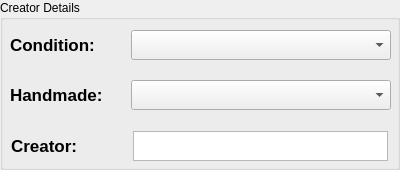
                      <widget class="QGroupBox" name="creator_group_box">
                       <property name="title">
                        <string>Creator Details</string>
                       </property>
                       <widget class="QWidget" name="verticalLayoutWidget_7">
                        <property name="geometry">
                         <rect>
                          <x>10</x>
                          <y>30</y>
                          <width>381</width>
                          <height>131</height>
                         </rect>
                        </property>
                        <layout class="QVBoxLayout" name="verticalLayout_8">
                         <item>
                          <layout class="QHBoxLayout" name="cond_hor_layout">
                           <item>
                            <widget class="QLabel" name="condition_label">
                             <property name="maximumSize">
                              <size>
                               <width>115</width>
                               <height>30</height>
                              </size>
                             </property>
                             <property name="font">
                              <font>
                               <pointsize>13</pointsize>
                               <weight>75</weight>
                               <bold>true</bold>
                              </font>
                             </property>
                             <property name="text">
                              <string>Condition:</string>
                             </property>
                            </widget>
                           </item>
                           <item>
                            <widget class="QComboBox" name="condition_combo_box">
                             <property name="maximumSize">
                              <size>
                               <width>260</width>
                               <height>30</height>
                              </size>
                             </property>
                             <property name="font">
                              <font>
                               <pointsize>14</pointsize>
                              </font>
                             </property>
                            </widget>
                           </item>
                          </layout>
                         </item>
                         <item>
                          <spacer name="verticalSpacer">
                           <property name="orientation">
                            <enum>Qt::Vertical</enum>
                           </property>
                           <property name="sizeHint" stdset="0">
                            <size>
                             <width>20</width>
                             <height>40</height>
                            </size>
                           </property>
                          </spacer>
                         </item>
                         <item>
                          <layout class="QHBoxLayout" name="handmade_hor_layout">
                           <item>
                            <widget class="QLabel" name="handmade_label">
                             <property name="maximumSize">
                              <size>
                               <width>115</width>
                               <height>30</height>
                              </size>
                             </property>
                             <property name="font">
                              <font>
                               <pointsize>13</pointsize>
                               <weight>75</weight>
                               <bold>true</bold>
                              </font>
                             </property>
                             <property name="text">
                              <string>Handmade:</string>
                             </property>
                            </widget>
                           </item>
                           <item>
                            <widget class="QComboBox" name="handmade_combo_box">
                             <property name="minimumSize">
                              <size>
                               <width>0</width>
                               <height>30</height>
                              </size>
                             </property>
                             <property name="maximumSize">
                              <size>
                               <width>260</width>
                               <height>30</height>
                              </size>
                             </property>
                             <property name="font">
                              <font>
                               <pointsize>14</pointsize>
                              </font>
                             </property>
                            </widget>
                           </item>
                          </layout>
                         </item>
                         <item>
                          <spacer name="verticalSpacer_2">
                           <property name="orientation">
                            <enum>Qt::Vertical</enum>
                           </property>
                           <property name="sizeHint" stdset="0">
                            <size>
                             <width>20</width>
                             <height>40</height>
                            </size>
                           </property>
                          </spacer>
                         </item>
                         <item>
                          <layout class="QHBoxLayout" name="manuf_hor_layout">
                           <item>
                            <widget class="QLabel" name="manuf_label">
                             <property name="maximumSize">
                              <size>
                               <width>115</width>
                               <height>30</height>
                              </size>
                             </property>
                             <property name="font">
                              <font>
                               <pointsize>13</pointsize>
                               <weight>75</weight>
                               <bold>true</bold>
                              </font>
                             </property>
                             <property name="text">
                              <string>Creator:</string>
                             </property>
                             <property name="indent">
                              <number>-1</number>
                             </property>
                            </widget>
                           </item>
                           <item>
                            <widget class="QPlainTextEdit" name="manuf_pt_edit">
                             <property name="sizePolicy">
                              <sizepolicy hsizetype="Expanding" vsizetype="Fixed">
                               <horstretch>0</horstretch>
                               <verstretch>0</verstretch>
                              </sizepolicy>
                             </property>
                             <property name="minimumSize">
                              <size>
                               <width>0</width>
                               <height>30</height>
                              </size>
                             </property>
                             <property name="maximumSize">
                              <size>
                               <width>255</width>
                               <height>30</height>
                              </size>
                             </property>
                             <property name="font">
                              <font>
                               <pointsize>14</pointsize>
                              </font>
                             </property>
                             <property name="verticalScrollBarPolicy">
                              <enum>Qt::ScrollBarAlwaysOff</enum>
                             </property>
                             <property name="horizontalScrollBarPolicy">
                              <enum>Qt::ScrollBarAlwaysOff</enum>
                             </property>
                             <property name="plainText">
                              <string/>
                             </property>
                             <property name="backgroundVisible">
                              <bool>false</bool>
                             </property>
                            </widget>
                           </item>
                          </layout>
                         </item>
                        </layout>
                       </widget>
                      </widget>
